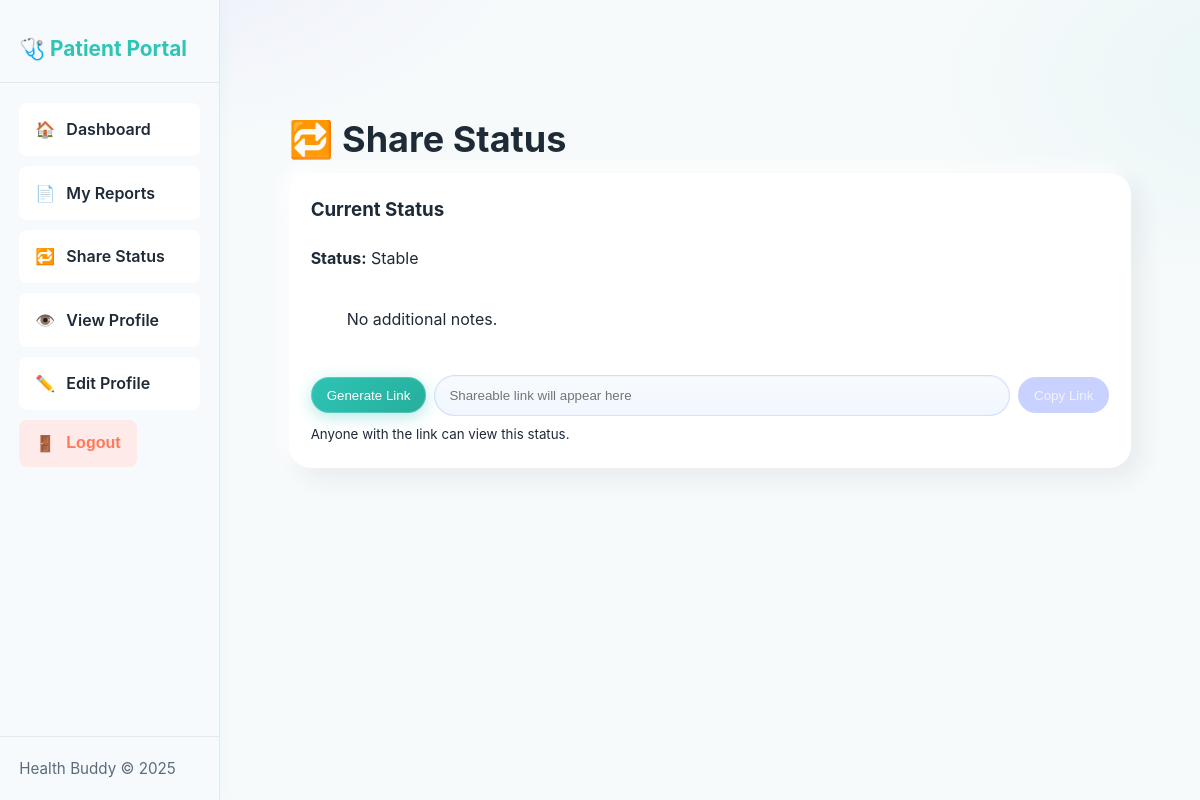
Before: /patient/status/ (signed in) with the older database file.
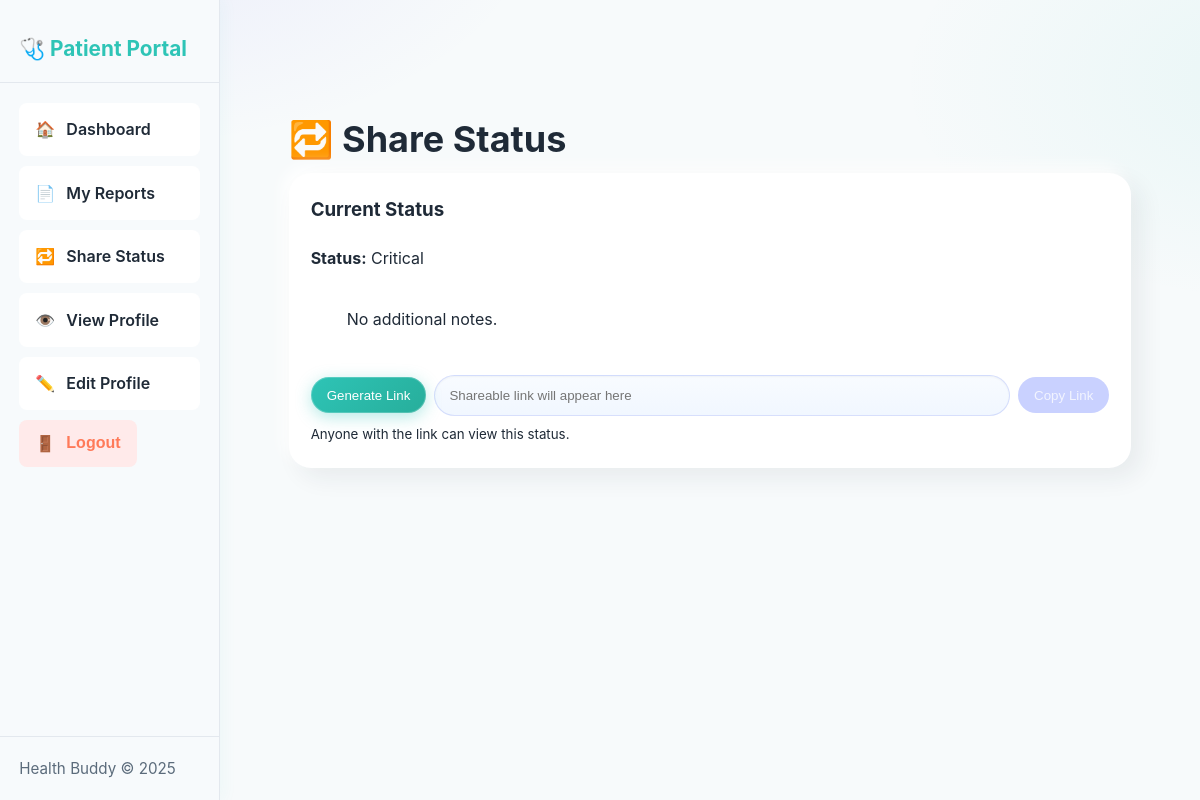
After: the same page with the newer database file.
### users/models.py (models this page shows)
class create_patient(models.Model):
    patient_id= models.CharField(max_length=100)
    name= models.CharField(max_length=100)
    email= models.EmailField()
    phone= models.CharField(max_length=15)
    age= models.IntegerField()
    address= models.TextField()
    gender= models.CharField(max_length=10)
    blood_group= models.CharField(max_length=5)
    disease= models.CharField(max_length=100)
    doctor= models.ForeignKey(create_doctor, on_delete=models.CASCADE)
    password= models.CharField(max_length=100, default="password123")
    status= models.CharField(max_length=20, default="Admitted")
    status_notes = models.TextField(blank=True, null=True)

### PDS/views.py (the view)
# urls.py: path('patient/status/', views.patient_status, name='patient-status'),
def patient_status(request):
    email = request.session.get('patient_session')
    patient = create_patient.objects.get(email=email)
    return render(request, "patient-share-status.html", {"patient": patient})

### templates/patient-share-status.html (shortened to what this page needs)
{% extends 'patient-base.html' %} {% block patient %}
<main class="main-content fade-in">
  <section class="section container reveal">
    <h2 class="h2">🔁 Share Status</h2>
    <div class="card card-spacing-sm">
      <h3 style="margin-top: 0">Current Status</h3>
      <p class="status-text" style="margin: 0.5rem 0">
        <strong>Status:</strong> {{ patient.status }}
      </p>
      <p
        class="status-text"
        style="white-space: pre-wrap; margin: 0.5rem 0 1rem"
      >
        {{ patient.status_notes|default:"No additional notes." }}
      </p>
      <div style="display: flex; gap: 0.5rem; align-items: center">
        <button class="btn btn-primary-pill" id="generateLink" type="button">Generate Link</button>
        <input id="shareLink" class="input share-link-input" type="text" readonly value="{{ share_url|default:'' }}" placeholder="Shareable link will appear here" />
        <button class="btn btn-secondary-pill" id="copyBtn" type="button">Copy Link</button>
      </div>
      <small class="muted" style="display: block; margin-top: 0.5rem"
        >Anyone with the link can view this status.</small
      >
    </div>
  </section>
</main>
{% endblock %}

Changed rows visible on the page:
changed create_patient "No additional notes.": status "Stable" → "Critical"
